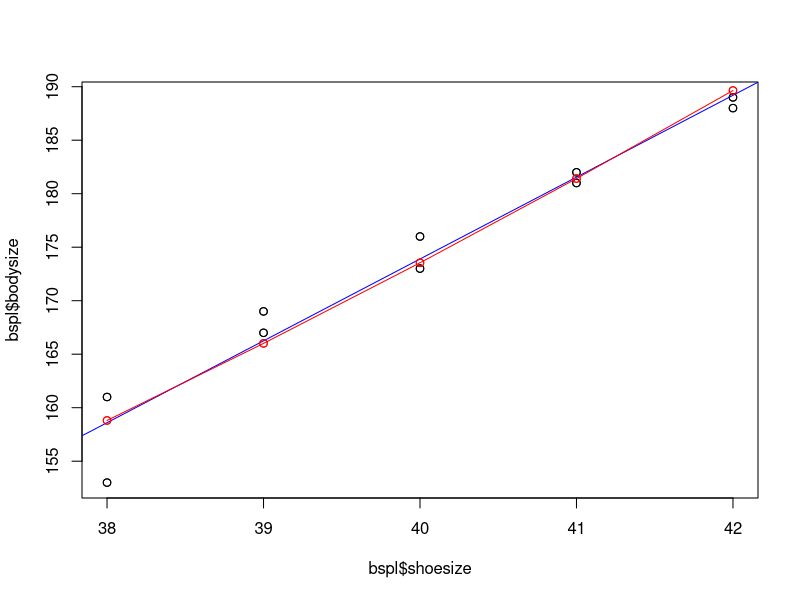
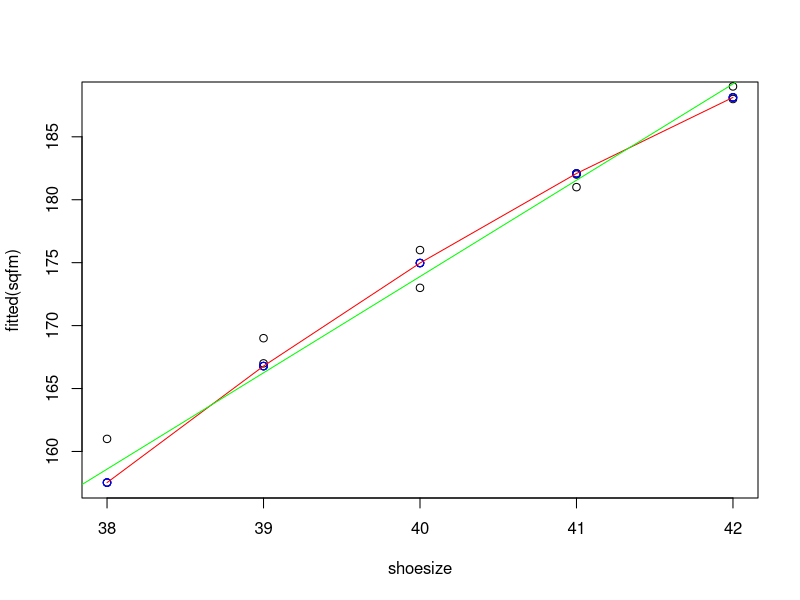

The R source for these figures, in order:
shoesize<-c(38,38,39,39,40,40,41,41,42,42)
bodysize<-c(153,161,167,169,173,176,182,181,188,189)
bspl<-data.frame(shoesize,bodysize)

formula1<-formula(bspl$bodysize~bspl$shoesize)
fm<-lm(formula1, data = bspl)
summary(fm)
fm$residuals
fm$fitted.values
#fitting log of bodyise
logformula<- formula(log(bspl$bodysize) ~ bspl$shoesize)
lfm<-lm(logformula,data=bspl)
summary(lfm)

lfm$fitted.values #not interpretable. use exp to interpret log value.                                                                                                                                                                                                                                                                                                                                                                                                                                                                                                                                                                                                                                                                                                                                                                                                                                                                                                                                                                                                                                                                                                                                                                                                                                                                                                                                                                                                                                                                                                                                                                                                                                                                                                                                                                                                                                                                                                                                                                                                                                                                                                                                                                                                                                                                                                                                                                                                                                                                                                                                                                                                                                                                                                                                                                                                                                                                                                                          
exp(lfm$fitted.values)

lfm$residuals
exp(lfm$residuals)



plot(bspl$shoesize, bspl$bodysize)
points(bspl$shoesize,bspl$bodysize)
#plotting points of log formula model
abline(coef(fm),col="blue")
#drawing regrssion line for normal formula
points(bspl$shoesize,exp(fitted(lfm)), col="red")
#plotting points of log formula model
lines(formula= exp(fitted(lfm)) ~ shoesize,col="red")
#drawing regression line for logformula

#if in the formula we make formula [y~log(x)] then horizontL line passing below the second point set.
#if in the formula we make [lo(y)~log(x)] then no visible line.

#square formula model
sqfm<-lm(bspl$bodysize~bspl$shoesize+ I(bspl$shoesize^2), data = bspl)
summary(sqfm)

plot(shoesize,fitted(sqfm))
points(shoesize,bodysize)
points(shoesize, fitted(sqfm), col='blue')
lines(formula=fitted(sqfm)~shoesize, col='red')
abline(coef(fm),col='green')

